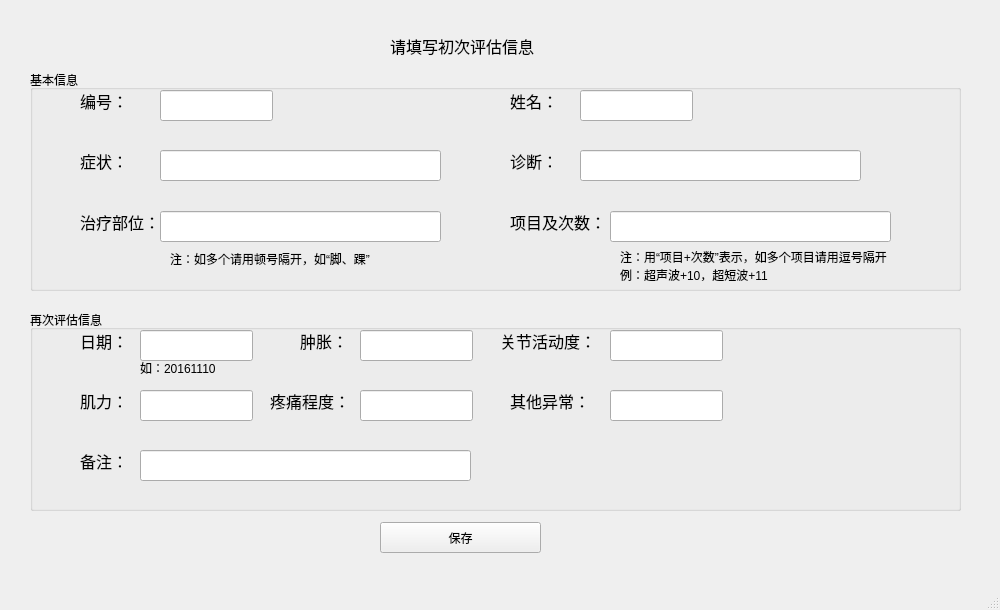
<?xml version="1.0" encoding="UTF-8"?>
<ui version="4.0">
 <class>ass_1</class>
 <widget class="QMainWindow" name="ass_1">
  <property name="geometry">
   <rect>
    <x>0</x>
    <y>0</y>
    <width>1000</width>
    <height>610</height>
   </rect>
  </property>
  <property name="windowTitle">
   <string>MainWindow</string>
  </property>
  <widget class="QWidget" name="centralwidget">
   <widget class="QLabel" name="label_42">
    <property name="geometry">
     <rect>
      <x>390</x>
      <y>30</y>
      <width>201</width>
      <height>31</height>
     </rect>
    </property>
    <property name="font">
     <font>
      <family>微软雅黑</family>
      <pointsize>12</pointsize>
     </font>
    </property>
    <property name="text">
     <string>请填写初次评估信息</string>
    </property>
   </widget>
   <widget class="QGroupBox" name="groupBox_3">
    <property name="enabled">
     <bool>true</bool>
    </property>
    <property name="geometry">
     <rect>
      <x>30</x>
      <y>310</y>
      <width>931</width>
      <height>201</height>
     </rect>
    </property>
    <property name="title">
     <string>再次评估信息</string>
    </property>
    <widget class="QLabel" name="label_43">
     <property name="geometry">
      <rect>
       <x>270</x>
       <y>10</y>
       <width>54</width>
       <height>41</height>
      </rect>
     </property>
     <property name="font">
      <font>
       <family>等线</family>
       <pointsize>12</pointsize>
      </font>
     </property>
     <property name="text">
      <string>肿胀：</string>
     </property>
    </widget>
    <widget class="QLabel" name="label_44">
     <property name="geometry">
      <rect>
       <x>50</x>
       <y>10</y>
       <width>54</width>
       <height>41</height>
      </rect>
     </property>
     <property name="font">
      <font>
       <family>等线</family>
       <pointsize>12</pointsize>
      </font>
     </property>
     <property name="text">
      <string>日期：</string>
     </property>
    </widget>
    <widget class="QLabel" name="label_45">
     <property name="geometry">
      <rect>
       <x>10</x>
       <y>360</y>
       <width>81</width>
       <height>41</height>
      </rect>
     </property>
     <property name="font">
      <font>
       <family>等线</family>
       <pointsize>12</pointsize>
      </font>
     </property>
     <property name="text">
      <string>病史/主诉：</string>
     </property>
    </widget>
    <widget class="QLabel" name="History_10">
     <property name="geometry">
      <rect>
       <x>100</x>
       <y>370</y>
       <width>161</width>
       <height>71</height>
      </rect>
     </property>
     <property name="text">
      <string/>
     </property>
    </widget>
    <widget class="QLabel" name="label_46">
     <property name="geometry">
      <rect>
       <x>50</x>
       <y>70</y>
       <width>41</width>
       <height>41</height>
      </rect>
     </property>
     <property name="font">
      <font>
       <family>等线</family>
       <pointsize>12</pointsize>
      </font>
     </property>
     <property name="text">
      <string>肌力：</string>
     </property>
    </widget>
    <widget class="QLabel" name="label_47">
     <property name="geometry">
      <rect>
       <x>50</x>
       <y>130</y>
       <width>41</width>
       <height>41</height>
      </rect>
     </property>
     <property name="font">
      <font>
       <family>等线</family>
       <pointsize>12</pointsize>
      </font>
     </property>
     <property name="text">
      <string>备注：</string>
     </property>
    </widget>
    <widget class="QLabel" name="label_48">
     <property name="geometry">
      <rect>
       <x>470</x>
       <y>10</y>
       <width>101</width>
       <height>41</height>
      </rect>
     </property>
     <property name="font">
      <font>
       <family>等线</family>
       <pointsize>12</pointsize>
      </font>
     </property>
     <property name="text">
      <string>关节活动度：</string>
     </property>
    </widget>
    <widget class="QLabel" name="label_49">
     <property name="geometry">
      <rect>
       <x>240</x>
       <y>70</y>
       <width>81</width>
       <height>41</height>
      </rect>
     </property>
     <property name="font">
      <font>
       <family>等线</family>
       <pointsize>12</pointsize>
      </font>
     </property>
     <property name="text">
      <string>疼痛程度：</string>
     </property>
    </widget>
    <widget class="QLabel" name="label_50">
     <property name="geometry">
      <rect>
       <x>480</x>
       <y>70</y>
       <width>81</width>
       <height>41</height>
      </rect>
     </property>
     <property name="font">
      <font>
       <family>等线</family>
       <pointsize>12</pointsize>
      </font>
     </property>
     <property name="text">
      <string>其他异常：</string>
     </property>
    </widget>
    <widget class="QLineEdit" name="date1">
     <property name="geometry">
      <rect>
       <x>110</x>
       <y>20</y>
       <width>113</width>
       <height>31</height>
      </rect>
     </property>
    </widget>
    <widget class="QLineEdit" name="zhongzhang1">
     <property name="geometry">
      <rect>
       <x>330</x>
       <y>20</y>
       <width>113</width>
       <height>31</height>
      </rect>
     </property>
    </widget>
    <widget class="QLineEdit" name="guanjie1">
     <property name="geometry">
      <rect>
       <x>580</x>
       <y>20</y>
       <width>113</width>
       <height>31</height>
      </rect>
     </property>
    </widget>
    <widget class="QLineEdit" name="jili1">
     <property name="geometry">
      <rect>
       <x>110</x>
       <y>80</y>
       <width>113</width>
       <height>31</height>
      </rect>
     </property>
    </widget>
    <widget class="QLineEdit" name="pain1">
     <property name="geometry">
      <rect>
       <x>330</x>
       <y>80</y>
       <width>113</width>
       <height>31</height>
      </rect>
     </property>
    </widget>
    <widget class="QLineEdit" name="other1">
     <property name="geometry">
      <rect>
       <x>580</x>
       <y>80</y>
       <width>113</width>
       <height>31</height>
      </rect>
     </property>
    </widget>
    <widget class="QLineEdit" name="beizhu1">
     <property name="geometry">
      <rect>
       <x>110</x>
       <y>140</y>
       <width>331</width>
       <height>31</height>
      </rect>
     </property>
    </widget>
    <widget class="QLabel" name="label_51">
     <property name="geometry">
      <rect>
       <x>110</x>
       <y>50</y>
       <width>231</width>
       <height>16</height>
      </rect>
     </property>
     <property name="text">
      <string>如：20161110</string>
     </property>
    </widget>
   </widget>
   <widget class="QGroupBox" name="groupBox">
    <property name="enabled">
     <bool>true</bool>
    </property>
    <property name="geometry">
     <rect>
      <x>30</x>
      <y>70</y>
      <width>931</width>
      <height>221</height>
     </rect>
    </property>
    <property name="title">
     <string>基本信息</string>
    </property>
    <widget class="QLabel" name="label_3">
     <property name="geometry">
      <rect>
       <x>480</x>
       <y>10</y>
       <width>54</width>
       <height>41</height>
      </rect>
     </property>
     <property name="font">
      <font>
       <family>等线</family>
       <pointsize>12</pointsize>
      </font>
     </property>
     <property name="text">
      <string>姓名：</string>
     </property>
    </widget>
    <widget class="QLabel" name="label_4">
     <property name="geometry">
      <rect>
       <x>50</x>
       <y>10</y>
       <width>54</width>
       <height>41</height>
      </rect>
     </property>
     <property name="font">
      <font>
       <family>等线</family>
       <pointsize>12</pointsize>
      </font>
     </property>
     <property name="text">
      <string>编号：</string>
     </property>
    </widget>
    <widget class="QLabel" name="label_8">
     <property name="geometry">
      <rect>
       <x>10</x>
       <y>360</y>
       <width>81</width>
       <height>41</height>
      </rect>
     </property>
     <property name="font">
      <font>
       <family>等线</family>
       <pointsize>12</pointsize>
      </font>
     </property>
     <property name="text">
      <string>病史/主诉：</string>
     </property>
    </widget>
    <widget class="QLabel" name="History_2">
     <property name="geometry">
      <rect>
       <x>100</x>
       <y>370</y>
       <width>161</width>
       <height>71</height>
      </rect>
     </property>
     <property name="text">
      <string/>
     </property>
    </widget>
    <widget class="QLabel" name="label_14">
     <property name="geometry">
      <rect>
       <x>50</x>
       <y>70</y>
       <width>41</width>
       <height>41</height>
      </rect>
     </property>
     <property name="font">
      <font>
       <family>等线</family>
       <pointsize>12</pointsize>
      </font>
     </property>
     <property name="text">
      <string>症状：</string>
     </property>
    </widget>
    <widget class="QLabel" name="label_16">
     <property name="geometry">
      <rect>
       <x>480</x>
       <y>70</y>
       <width>41</width>
       <height>41</height>
      </rect>
     </property>
     <property name="font">
      <font>
       <family>等线</family>
       <pointsize>12</pointsize>
      </font>
     </property>
     <property name="text">
      <string>诊断：</string>
     </property>
    </widget>
    <widget class="QLabel" name="label_24">
     <property name="geometry">
      <rect>
       <x>480</x>
       <y>131</y>
       <width>101</width>
       <height>41</height>
      </rect>
     </property>
     <property name="font">
      <font>
       <family>等线</family>
       <pointsize>12</pointsize>
      </font>
     </property>
     <property name="text">
      <string>项目及次数：：</string>
     </property>
    </widget>
    <widget class="QLabel" name="label_34">
     <property name="geometry">
      <rect>
       <x>50</x>
       <y>131</y>
       <width>91</width>
       <height>41</height>
      </rect>
     </property>
     <property name="font">
      <font>
       <family>等线</family>
       <pointsize>12</pointsize>
      </font>
     </property>
     <property name="text">
      <string>治疗部位：</string>
     </property>
    </widget>
    <widget class="QLabel" name="label_40">
     <property name="geometry">
      <rect>
       <x>140</x>
       <y>181</y>
       <width>231</width>
       <height>16</height>
      </rect>
     </property>
     <property name="text">
      <string>注：如多个请用顿号隔开，如“脚、踝”</string>
     </property>
    </widget>
    <widget class="QLabel" name="label_41">
     <property name="geometry">
      <rect>
       <x>590</x>
       <y>180</y>
       <width>291</width>
       <height>31</height>
      </rect>
     </property>
     <property name="text">
      <string>注：用“项目+次数”表示，如多个项目请用逗号隔开
例：超声波+10，超短波+11</string>
     </property>
    </widget>
    <widget class="QLineEdit" name="Number">
     <property name="geometry">
      <rect>
       <x>130</x>
       <y>20</y>
       <width>113</width>
       <height>31</height>
      </rect>
     </property>
    </widget>
    <widget class="QLineEdit" name="Name">
     <property name="geometry">
      <rect>
       <x>550</x>
       <y>20</y>
       <width>113</width>
       <height>31</height>
      </rect>
     </property>
    </widget>
    <widget class="QLineEdit" name="Zheng">
     <property name="geometry">
      <rect>
       <x>130</x>
       <y>80</y>
       <width>281</width>
       <height>31</height>
      </rect>
     </property>
    </widget>
    <widget class="QLineEdit" name="Zhenduan">
     <property name="geometry">
      <rect>
       <x>550</x>
       <y>80</y>
       <width>281</width>
       <height>31</height>
      </rect>
     </property>
    </widget>
    <widget class="QLineEdit" name="Buwei">
     <property name="geometry">
      <rect>
       <x>130</x>
       <y>141</y>
       <width>281</width>
       <height>31</height>
      </rect>
     </property>
    </widget>
    <widget class="QLineEdit" name="Xiangmu">
     <property name="geometry">
      <rect>
       <x>580</x>
       <y>141</y>
       <width>281</width>
       <height>31</height>
      </rect>
     </property>
    </widget>
   </widget>
   <widget class="QPushButton" name="pushButton">
    <property name="geometry">
     <rect>
      <x>380</x>
      <y>522</y>
      <width>161</width>
      <height>31</height>
     </rect>
    </property>
    <property name="text">
     <string>保存</string>
    </property>
   </widget>
  </widget>
  <widget class="QMenuBar" name="menubar">
   <property name="geometry">
    <rect>
     <x>0</x>
     <y>0</y>
     <width>1000</width>
     <height>23</height>
    </rect>
   </property>
  </widget>
  <widget class="QStatusBar" name="statusbar"/>
 </widget>
 <resources/>
 <connections/>
</ui>
